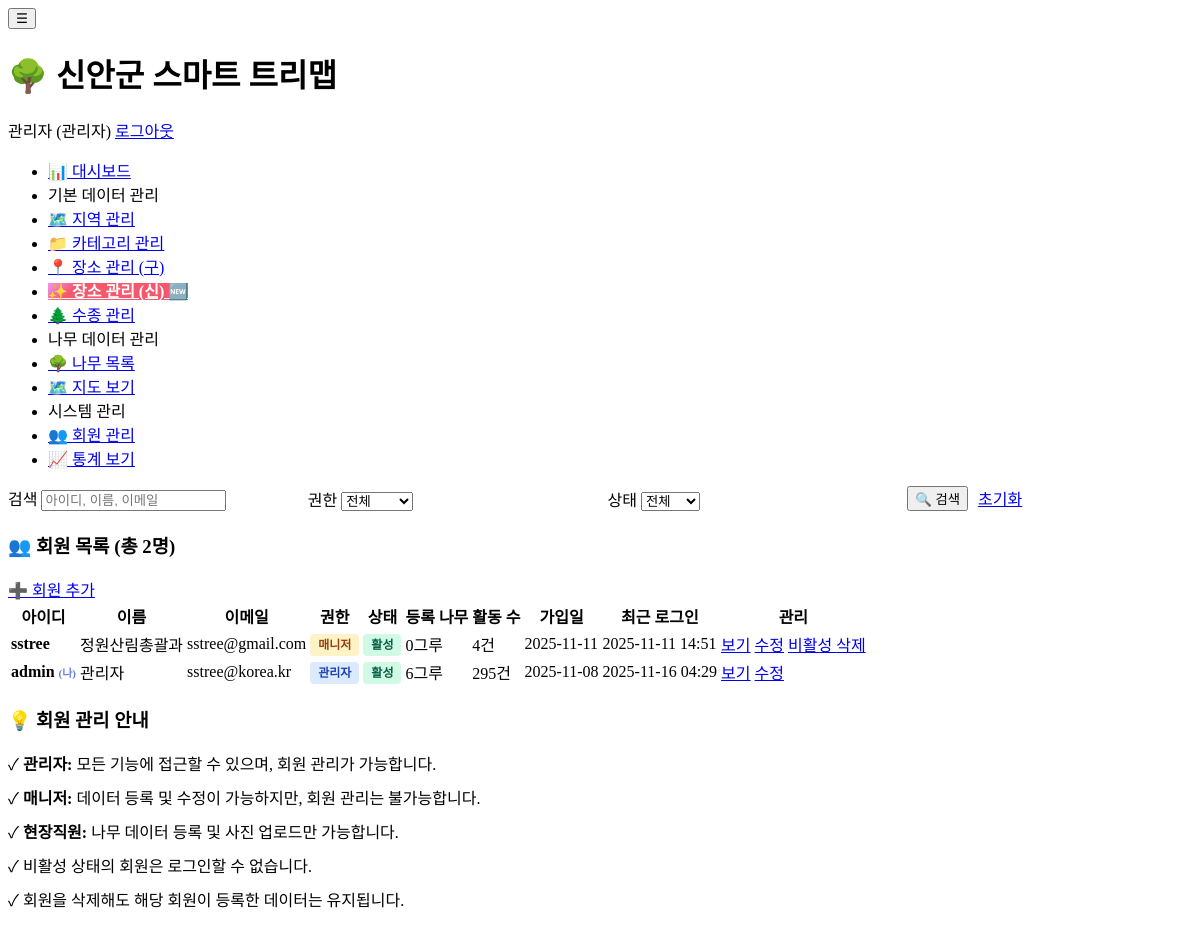
Before: /admin/users/list.php (signed in) with the older database file.
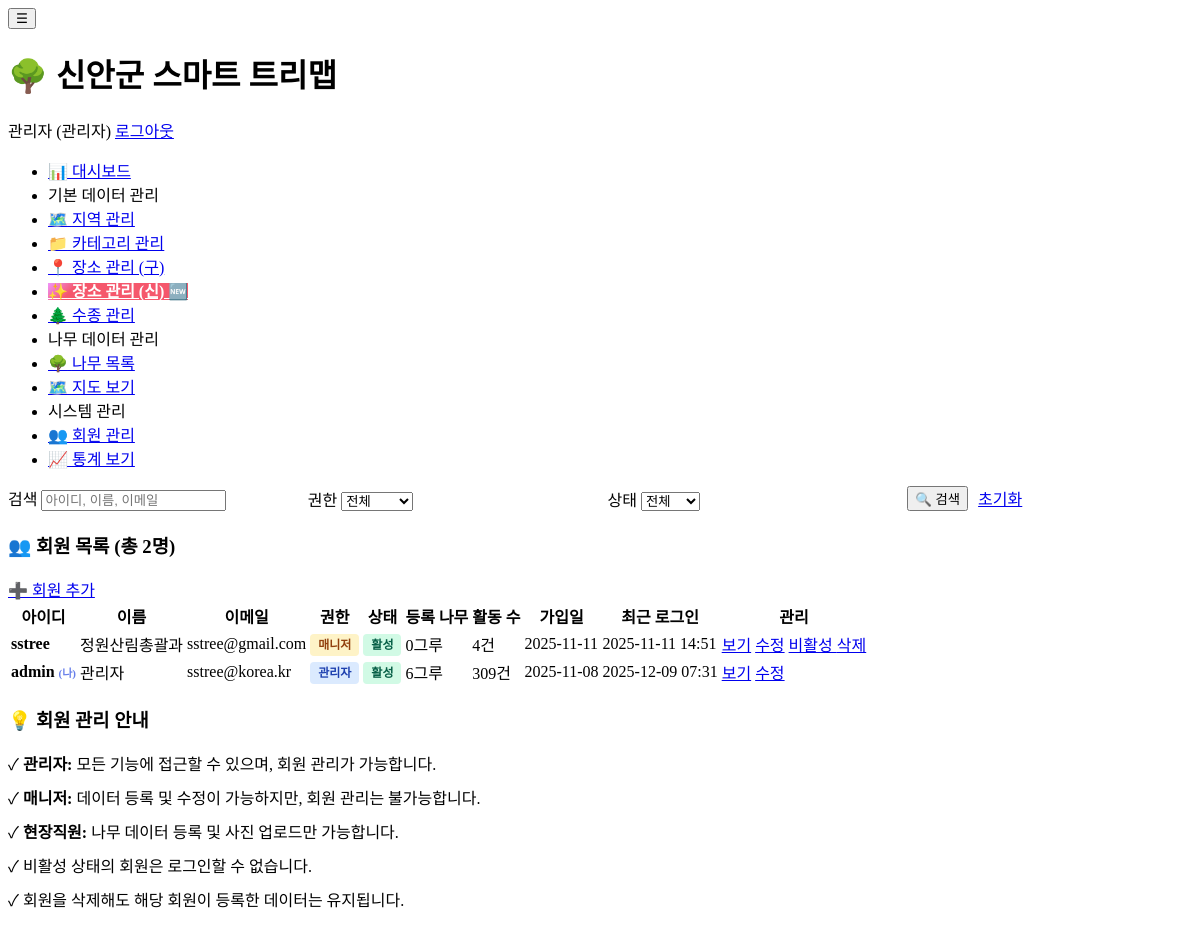
After: the same page with the newer database file.
### tables this page shows
CREATE TABLE `users` (
  `user_id` int(11) NOT NULL,
  `username` varchar(50) NOT NULL,
  `email` varchar(100) NOT NULL,
  `password` varchar(255) NOT NULL,
  `role` enum('admin','manager','field_worker') DEFAULT 'field_worker',
  `name` varchar(50) DEFAULT NULL,
  `phone` varchar(20) DEFAULT NULL,
  `created_at` datetime DEFAULT NULL,
  `last_login` timestamp NULL DEFAULT NULL,
  `status` enum('active','inactive') DEFAULT 'active'
);

### admin/users/list.php (the view, shortened to what the changed rows need)
<?php
$database = new Database();
$db = $database->getConnection();
$query = "SELECT u.*,
          (SELECT COUNT(*) FROM trees WHERE created_by = u.user_id) as tree_count,
          (SELECT COUNT(*) FROM activity_logs WHERE user_id = u.user_id) as activity_count
          FROM users u
          WHERE 1=1";
$query .= " ORDER BY u.created_at DESC";
$stmt = $db->prepare($query);
$stmt->execute();
$users = $stmt->fetchAll();
require_once '../../includes/header.php';
?>
<div class="card">
    <div class="card-body">
        <div class="table-wrapper">
            <table>
                <thead>
                    <tr>
                        <th>아이디</th>
                        <th>이름</th>
                        <th>이메일</th>
                        <th>권한</th>
                        <th>상태</th>
                        <th>등록 나무</th>
                        <th>활동 수</th>
                        <th>가입일</th>
                        <th>최근 로그인</th>
                        <th>관리</th>
                    </tr>
                </thead>
                <tbody>
                    <?php if (count($users) > 0): ?>
                        <?php foreach ($users as $user): ?>
                            <tr>
                                <td style="font-weight: 600;">
                                    <?php echo htmlspecialchars($user['username']); ?>
                                    <?php if ($user['user_id'] == $_SESSION['user_id']): ?>
                                        <span style="color: #667eea; font-size: 11px;">(나)</span>
                                    <?php endif; ?>
                                </td>
                                <td><?php echo htmlspecialchars($user['name'] ?: '-'); ?></td>
                                <td><?php echo htmlspecialchars($user['email']); ?></td>
                                <td>
                                    <?php
                                    $role_classes = [
                                        'admin' => 'role-admin',
                                        'manager' => 'role-manager',
                                        'field_worker' => 'role-field_worker'
                                    ];
                                    $role_labels = [
                                        'admin' => '관리자',
                                        'manager' => '매니저',
                                        'field_worker' => '현장직원'
                                    ];
                                    ?>
                                    <span class="role-badge <?php echo $role_classes[$user['role']]; ?>">
                                        <?php echo $role_labels[$user['role']]; ?>
                                    </span>
                                </td>
                                <td>
                                    <span class="status-badge status-<?php echo $user['status']; ?>">
                                        <?php echo $user['status'] === 'active' ? '활성' : '비활성'; ?>
                                    </span>
                                </td>
                                <td><?php echo number_format($user['tree_count']); ?>그루</td>
                                <td><?php echo number_format($user['activity_count']); ?>건</td>
                                <td><?php echo date('Y-m-d', strtotime($user['created_at'])); ?></td>
                                <td>
                                    <?php
                                    if ($user['last_login']) {
                                        echo date('Y-m-d H:i', strtotime($user['last_login']));
                                    } else {
                                        echo '-';
                                    }
                                    ?>
                                </td>
                                <td>
                                    <a href="view.php?id=<?php echo $user['user_id']; ?>" class="btn btn-sm btn-success">보기</a>
                                    <a href="edit.php?id=<?php echo $user['user_id']; ?>" class="btn btn-sm btn-secondary">수정</a>
                                </td>
                            </tr>
                        <?php endforeach; ?>
                    <?php endif; ?>
                </tbody>
            </table>
        </div>
    </div>
</div>
<?php require_once '../../includes/footer.php'; ?>

Changed rows visible on the page:
changed users "admin": activity_count "295" → "309"; last_login "2025-11-16 04:29" → "2025-12-09 07:31"
